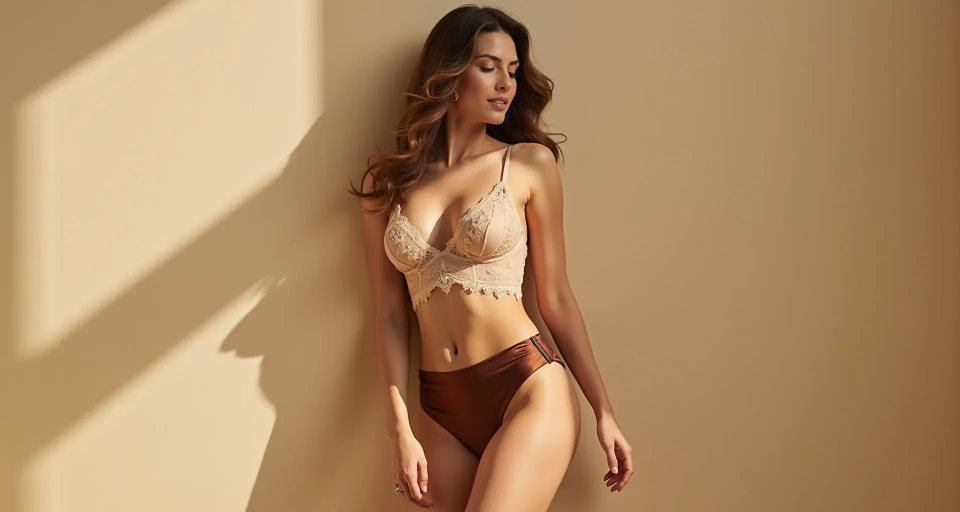
#> input picture images/2025_06_18/2025_06_18_14.webp, 1920 x 1024 px (shown at 1/2 size); its folder holds only this picture in this run
$ python gen_thumb.py
#> lines starting #> are read from the running program, lines starting #| are printed output that depends on the picture
import os
from PIL import Image

# 設定目標資料夾與縮圖寬度
target_folder = "images/2025_06_18"  # 改為你的資料夾
thumbnail_width = 400

# 處理每張 .webp 圖
for filename in os.listdir(target_folder):
    if filename.lower().endswith(".webp") and "_thumb" not in filename:
        webp_path = os.path.join(target_folder, filename)
        base_name = os.path.splitext(filename)[0]
        thumb_path = os.path.join(target_folder, f"{base_name}_thumb.webp")

        # 若縮圖已存在就略過
        if os.path.exists(thumb_path):
            # print(f"⏭ 已存在縮圖：{thumb_path}")

            continue

        try:
            with Image.open(webp_path) as img:
                # 計算縮圖尺寸（等比例）
#> img is the input picture: PIL image 1920x1024 RGB; mean R, G, B 173.9, 138.6, 100.5
                ratio = thumbnail_width / img.width
#> ratio = 0.208
                new_size = (thumbnail_width, int(img.height * ratio))
#> new_size = (400, 213)

                # 轉為 RGB 並儲存縮圖
                thumb = img.convert("RGB").resize(new_size, Image.LANCZOS)
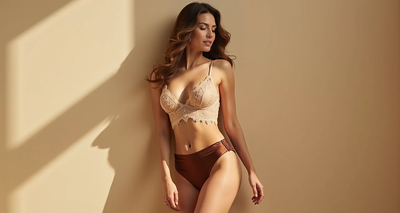
#> thumb: PIL image 400x213 RGB; mean R, G, B 173.9, 138.6, 100.5
                thumb.save(thumb_path, "WEBP", quality=80)

                # print(f"✅ 已建立縮圖：{thumb_path}")
        except Exception as e:
            # print(f"⚠️ 錯誤處理 {filename}：{e}")
            print('error')

$ run again, on images/2025_06_18/2025_06_18_60.webp
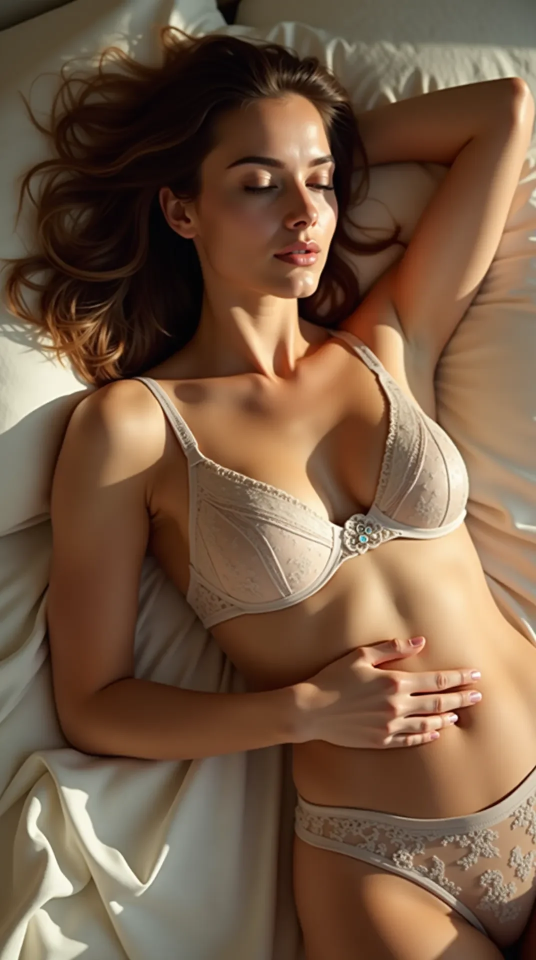
#> input picture images/2025_06_18/2025_06_18_60.webp, 1072 x 1920 px (shown at 1/2 size)
#> img is the input picture: PIL image 1072x1920 RGB; mean R, G, B 118.4, 91.3, 69
#> `thumb = img.convert("RGB").resize(new_size, Image.LANCZOS)`:
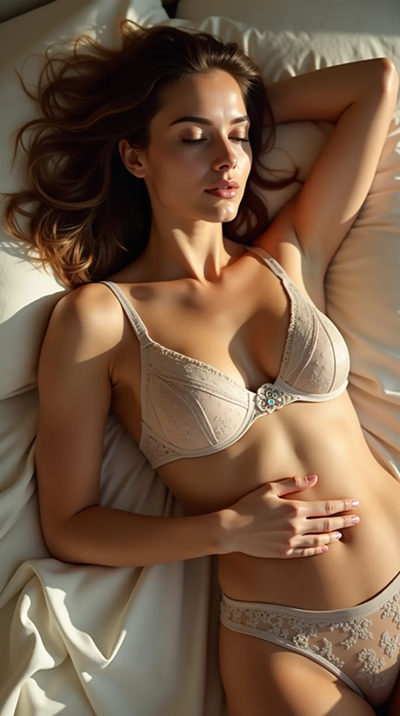
#> thumb: PIL image 400x716 RGB; mean R, G, B 118.4, 91.3, 69
